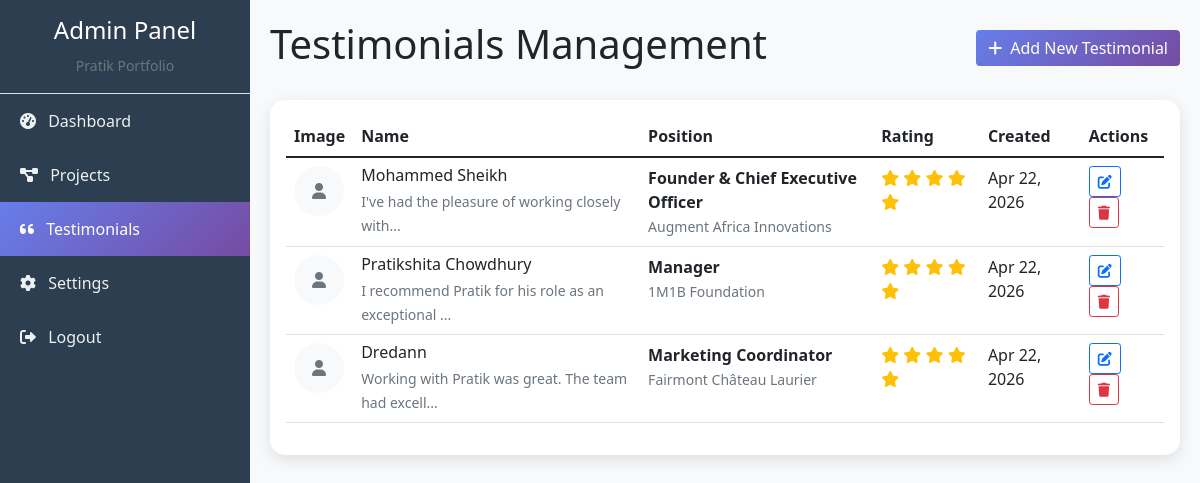
The app's page /testimonials.php (signed in), older data.
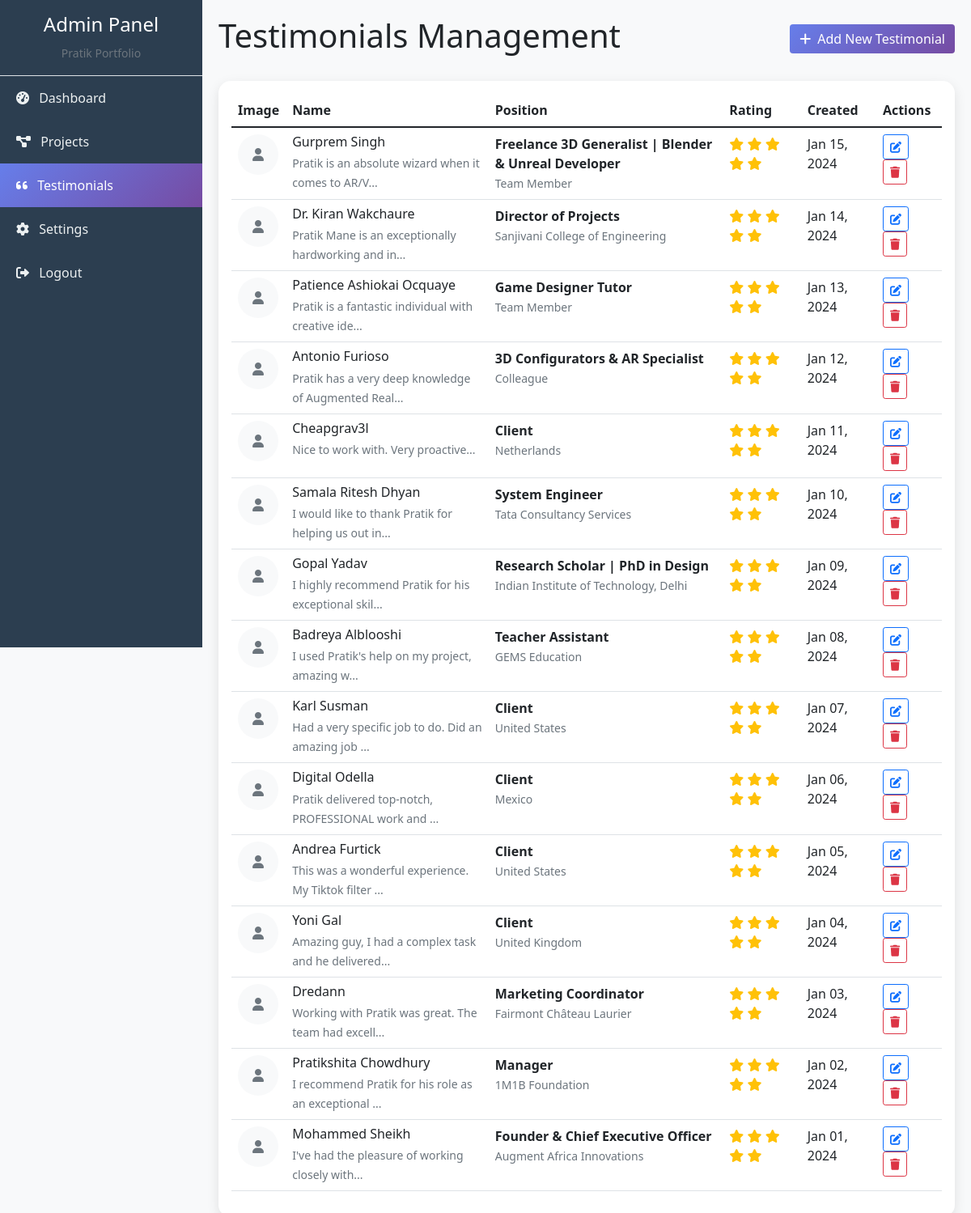
The same page, newer data.
### tables this page shows
CREATE TABLE IF NOT EXISTS testimonials (
    id VARCHAR(50) PRIMARY KEY,
    name VARCHAR(255) NOT NULL,
    position VARCHAR(255) NOT NULL,
    company VARCHAR(255) NOT NULL,
    testimonial TEXT NOT NULL,
    image VARCHAR(255),
    rating INT DEFAULT 5,
    created_at TIMESTAMP DEFAULT CURRENT_TIMESTAMP,
    updated_at TIMESTAMP DEFAULT CURRENT_TIMESTAMP ON UPDATE CURRENT_TIMESTAMP
);

### testimonials.php (the view, shortened to what this page needs)
<?php
$pdo = getDBConnection();
$testimonials = $pdo->query("SELECT * FROM testimonials ORDER BY created_at DESC")->fetchAll();
?>
<!DOCTYPE html>
<html lang="en">
<head>
    <link href="https://cdn.jsdelivr.net/npm/bootstrap@5.1.3/dist/css/bootstrap.min.css" rel="stylesheet">
    <link href="https://cdnjs.cloudflare.com/ajax/libs/font-awesome/6.0.0/css/all.min.css" rel="stylesheet">
</head>
<body>
    <div class="sidebar">
        <div class="p-3 text-center border-bottom">
            <h4 class="text-white">Admin Panel</h4>
            <small class="text-muted">Pratik Portfolio</small>
        </div>
        <nav class="nav flex-column">
            <a class="nav-link" href="dashboard.php">
                <i class="fas fa-tachometer-alt me-2"></i> Dashboard
            </a>
            <a class="nav-link" href="projects.php">
                <i class="fas fa-project-diagram me-2"></i> Projects
            </a>
            <a class="nav-link active" href="testimonials.php">
                <i class="fas fa-quote-left me-2"></i> Testimonials
            </a>
            <a class="nav-link" href="settings.php">
                <i class="fas fa-cog me-2"></i> Settings
            </a>
            <a class="nav-link" href="logout.php">
                <i class="fas fa-sign-out-alt me-2"></i> Logout
            </a>
        </nav>
    </div>
    <div class="main-content">
        <div class="d-flex justify-content-between align-items-center mb-4">
            <h1>Testimonials Management</h1>
            <button class="btn btn-primary" data-bs-toggle="modal" data-bs-target="#testimonialModal">
                <i class="fas fa-plus me-2"></i>Add New Testimonial
            </button>
        </div>
        <div class="card">
            <div class="card-body">
                <table class="table table-hover">
                    <thead>
                        <tr>
                            <th>Image</th>
                            <th>Name</th>
                            <th>Position</th>
                            <th>Rating</th>
                            <th>Created</th>
                            <th>Actions</th>
                        </tr>
                    </thead>
                    <tbody>
                        <?php foreach ($testimonials as $testimonial): ?>
                            <tr>
                                <td>
                                    <?php if ($testimonial['image']): ?>
                                        <img src="uploads/<?php echo $testimonial['image']; ?>"
                                             alt="<?php echo htmlspecialchars($testimonial['name']); ?>"
                                             class="testimonial-image">
                                    <?php else: ?>
                                        <div class="testimonial-image bg-light d-flex align-items-center justify-content-center">
                                            <i class="fas fa-user text-muted"></i>
                                        </div>
                                    <?php endif; ?>
                                </td>
                                <td>
                                    <h6 class="mb-1"><?php echo htmlspecialchars($testimonial['name']); ?></h6>
                                    <small class="text-muted">
                                        <?php echo substr(htmlspecialchars($testimonial['testimonial']), 0, 50) . '...'; ?>
                                    </small>
                                </td>
                                <td>
                                    <div>
                                        <strong><?php echo htmlspecialchars($testimonial['position']); ?></strong>
                                        <br>
                                        <small class="text-muted"><?php echo htmlspecialchars($testimonial['company']); ?></small>
                                    </div>
                                </td>
                                <td>
                                    <div class="rating-stars">
                                        <?php for ($i = 0; $i < $testimonial['rating']; $i++): ?>
                                            <i class="fas fa-star"></i>
                                        <?php endfor; ?>
                                    </div>
                                </td>
                                <td><?php echo date('M d, Y', strtotime($testimonial['created_at'])); ?></td>
                                <td>
                                    <button class="btn btn-sm btn-outline-primary me-1"
                                            onclick="editTestimonial('<?php echo $testimonial['id']; ?>')">
                                        <i class="fas fa-edit"></i>
                                    </button>
                                    <button class="btn btn-sm btn-outline-danger"
                                            onclick="deleteTestimonial('<?php echo $testimonial['id']; ?>')">
                                        <i class="fas fa-trash"></i>
                                    </button>
                                </td>
                            </tr>
                        <?php endforeach; ?>
                    </tbody>
                </table>
            </div>
        </div>
    </div>
</body>
</html>

### testimonials.php (style rules this page uses)
:root { --primary-gradient: linear-gradient(135deg, #667eea 0%, #764ba2 100%); --sidebar-bg: #2c3e50; --sidebar-hover: #34495e; }
body { background-color: #f8f9fa; }
.sidebar { background: var(--sidebar-bg); min-height: 100vh; position: fixed; top: 0; left: 0; width: 250px; z-index: 1000; }
.sidebar .nav-link { color: #ecf0f1; padding: 15px 20px; border-radius: 0; transition: all 0.3s; }
.sidebar .nav-link.active { background: var(--primary-gradient); color: white; }
.main-content { margin-left: 250px; padding: 20px; }
.card { border: none; border-radius: 15px; box-shadow: 0 5px 15px rgba(0,0,0,0.1); }
.btn-primary { background: var(--primary-gradient); border: none; }
.testimonial-image { width: 50px; height: 50px; object-fit: cover; border-radius: 50%; }
.rating-stars { color: #ffc107; }

Row changes from the older to the newer data that the page shows:
added testimonials: name "Gurprem Singh", testimonial "Pratik is an absolute wizard when it comes to AR/V", position "Freelance 3D Generalist | Blender & Unreal Developer", company "Team Member", rating 5 (drawn), created_at "Jan 15, 2024"
added testimonials: name "Dr. Kiran Wakchaure", testimonial "Pratik Mane is an exceptionally hardworking and in", position "Director of Projects", company "Sanjivani College of Engineering", rating 5 (drawn), created_at "Jan 14, 2024"
added testimonials: name "Patience Ashiokai Ocquaye", testimonial "Pratik is a fantastic individual with creative ide", position "Game Designer Tutor", company "Team Member", rating 5 (drawn), created_at "Jan 13, 2024"
added testimonials: name "Antonio Furioso", testimonial "Pratik has a very deep knowledge of Augmented Real", position "3D Configurators & AR Specialist", company "Colleague", rating 5 (drawn), created_at "Jan 12, 2024"
added testimonials: name "Cheapgrav3l", testimonial "Nice to work with. Very proactive", position "Client", company "Netherlands", rating 5 (drawn), created_at "Jan 11, 2024"
added testimonials: name "Samala Ritesh Dhyan", testimonial "I would like to thank Pratik for helping us out in", position "System Engineer", company "Tata Consultancy Services", rating 5 (drawn), created_at "Jan 10, 2024"
added testimonials: name "Gopal Yadav", testimonial "I highly recommend Pratik for his exceptional skil", position "Research Scholar | PhD in Design", company "Indian Institute of Technology, Delhi", rating 5 (drawn), created_at "Jan 09, 2024"
added testimonials: name "Badreya Alblooshi", testimonial "I used Pratik's help on my project, amazing w", position "Teacher Assistant", company "GEMS Education", rating 5 (drawn), created_at "Jan 08, 2024"
added testimonials: name "Karl Susman", testimonial "Had a very specific job to do. Did an amazing job", position "Client", company "United States", rating 5 (drawn), created_at "Jan 07, 2024"
added testimonials: name "Digital Odella", testimonial "Pratik delivered top-notch, PROFESSIONAL work and", position "Client", company "Mexico", rating 5 (drawn), created_at "Jan 06, 2024"
added testimonials: name "Andrea Furtick", testimonial "This was a wonderful experience. My Tiktok filter", position "Client", company "United States", rating 5 (drawn), created_at "Jan 05, 2024"
added testimonials: name "Yoni Gal", testimonial "Amazing guy, I had a complex task and he delivered", position "Client", company "United Kingdom", rating 5 (drawn), created_at "Jan 04, 2024"
changed testimonials "Dredann": created_at "Apr 22, 2026" → "Jan 03, 2024"; moves up the list
changed testimonials "Pratikshita Chowdhury": created_at "Apr 22, 2026" → "Jan 02, 2024"; moves down the list
changed testimonials "Mohammed Sheikh": created_at "Apr 22, 2026" → "Jan 01, 2024"
